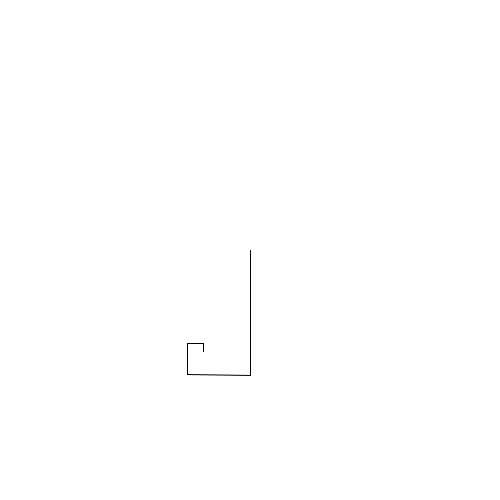
Frame 1 (no input)
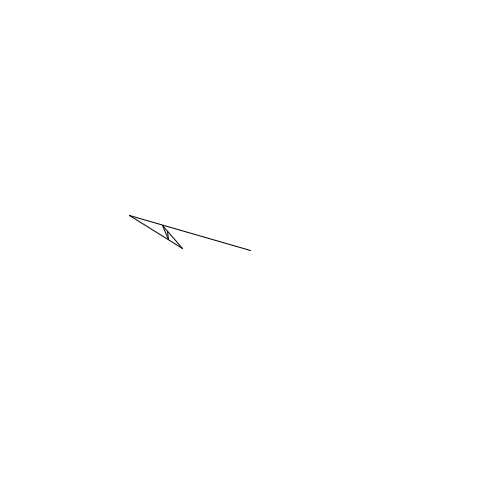
Frame 60 (the mouse pressed at the canvas centre just before this capture)
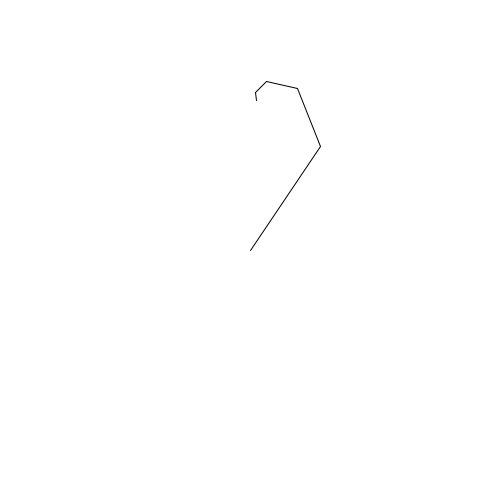
Frame 120 (the mouse held since frame 60 and released just before this capture)

The Processing sketch that drew these frames (run headless with seeded random() and noise(); from frame 60 on, the mouse is pressed at the canvas centre):

// Processing sketch: recursive_fun
// ── recursive_fun.pde
/* Spencer Mathews, October 2016
 *
 * A naive approach at linked spinning things
 * with concepts bordering on l-systems
 */

float theta=PI/100;  // 
PVector v;
float minMag = 10;

void setup() {
  size(500, 500);
  v = new PVector(0, height/4);
}

void draw() {
  background(255);
  
  // center the coordinate system
  translate(width/2, height/2);
  
  recursiveVector(v);
  
  v.rotate(theta);  // one way to rotate a vector around in 2D
}

/*
 *
 */
void recursiveVector(PVector v) {
  
  fill(255, 0, 0);
  line(0, 0, v.x, v.y);
  //ellipse(v.x, v.y, 10, 10);
  
  // reposition coordinate system at end of v
  translate(v.x, v.y);
  rotate(v.heading());
  // an alterinative way to do the same
  //rotate(v.heading());
  //translate(v.mag(), 0);
    
  // resursive call with stop condition
  if (v.mag() > minMag) {
    recursiveVector(v.copy().setMag(v.mag()/2));
  }
}
